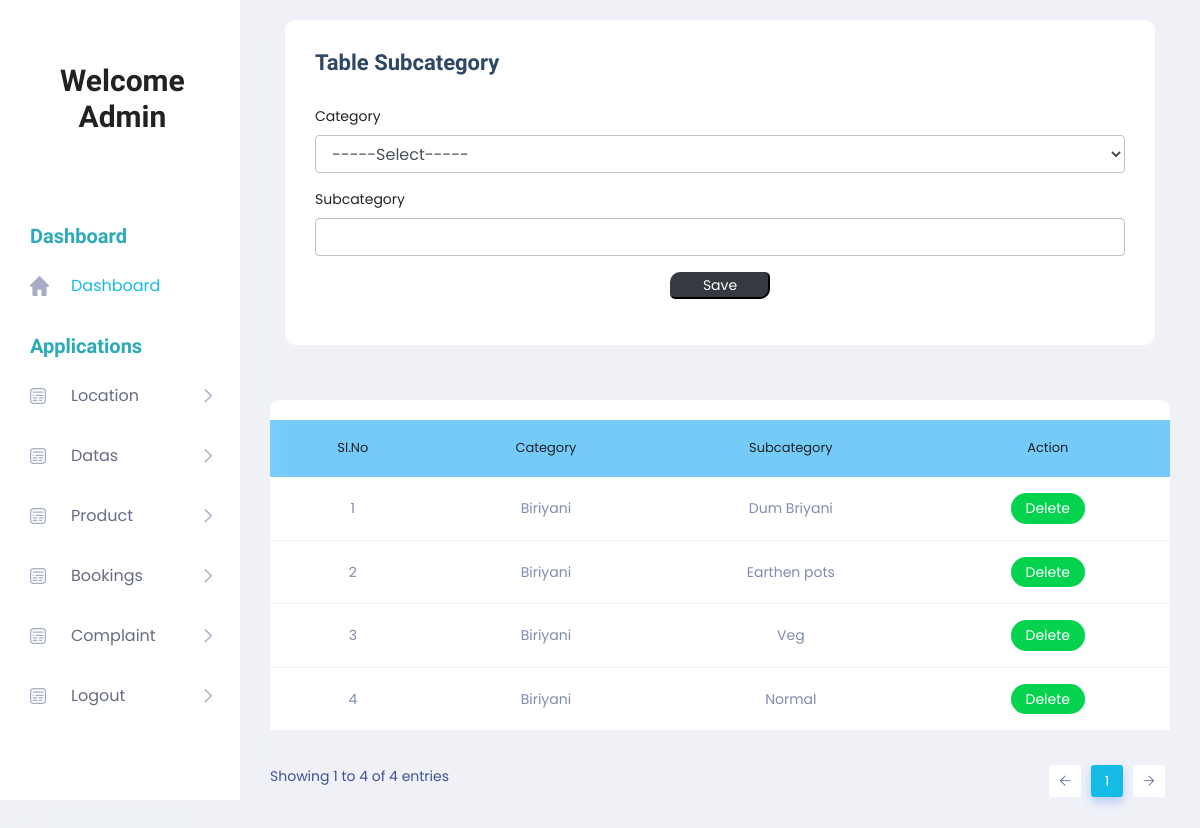
The app's page /Project/Admin/Subcategory.php with its own data.
### tables this page shows
CREATE TABLE `tbl_subcategory` (
  `subcategory_id` int(11) NOT NULL auto_increment,
  `subcategory_name` varchar(100) NOT NULL,
  `category_id` int(11) NOT NULL,
  PRIMARY KEY  (`subcategory_id`)
);

CREATE TABLE `tbl_category` (
  `category_id` int(11) NOT NULL auto_increment,
  `category_name` varchar(100) NOT NULL,
  PRIMARY KEY  (`category_id`)
);

### Project/Admin/Subcategory.php (the view, shortened to what this page needs)
<!DOCTYPE html PUBLIC "-//W3C//DTD XHTML 1.0 Transitional//EN" "http://www.w3.org/TR/xhtml1/DTD/xhtml1-transitional.dtd">
<html xmlns="http://www.w3.org/1999/xhtml">
<head>
</head>
<?php
include('Head.php');
?>
<body>
        <section class="main_content dashboard_part">
            <div class="main_content_iner ">
                <div class="container-fluid p-0">
                    <div class="row justify-content-center">
                        <div class="col-12">
                            <div class="QA_section">
                                <div class="white_box_tittle list_header">
                                    <div class="col-lg-12">
                                        <div class="white_box mb_30">
                                            <div class="box_header ">
                                                <div class="main-title">
                                                    <h3 class="mb-0" >Table Subcategory</h3>
                                                </div>
                                            </div>
                                            <form method="post">
                                                <div class="form-group">
                                                    <label for="txt_category">Category</label>
                                                    <select class="form-control" name="sel_category" id="sel_category">
                                                    <option value="">-----Select-----</option>
                                                    </select>
                                                </div>
                                                <div class="form-group">
                                                    <label for="txt_category">Subcategory</label>
                    <input type="text" name="txt_subcategory" id="txt_subcategory" class="form-control"/>
                                                </div>
                                                <div class="form-group" align="center">
                                                    <input type="submit" class="btn-dark" style="width:100px; border-radius: 10px 5px " name="btn_save" value="Save">
                                                </div>
                                            </form>
                                        </div>
                                    </div>
                                </div>
                                <div class="QA_table mb_30">
                                    <table class="table lms_table_active">
                                        <thead>
                                            <tr style="background-color: #74CBF9">
                                                <td align="center" scope="col">Sl.No</td>
                                                <td align="center" scope="col">Category</td>
                                                <td align="center" scope="col">Subcategory </td>
                                                <td align="center" scope="col">Action</td>
                                            </tr>
                                        </thead>
                                        <tbody>
                                            <?php
                                        $i=0;
                                          $sel = "select * from tbl_subcategory p inner join tbl_category d on d.category_id=p.category_id";
                                          $row = mysql_query($sel);
                                          while($data = mysql_fetch_array($row))
                                          {
                                              $i++;
                                              ?>
                                            <tr>
                                               <td align="center"><?php echo $i;    ?></td>
            <td align="center"><?php echo $data['category_name']; ?></td>
            <td align="center"><?php echo $data['subcategory_name']; ?></td>
            <td align="center">
            <a class="status_btn"  href="subcategory.php?id=<?php echo $data['subcategory_id']; ?>">Delete </a>
         </td>
                                            </tr>
                                            <?php
                                              }
                                            ?>
                                        </tbody>
                                    </table>
                                </div>
                            </div>
                        </div>
                    </div>
                </div>
            </div>
        </section>
        <?php
        include('Foot.php');
        ?>
</body>
</html>

### records on screen
tbl_subcategory: category.category_name "Biriyani", subcategory_name "Dum Briyani"
tbl_subcategory: category.category_name "Biriyani", subcategory_name "Earthen pots"
tbl_subcategory: category.category_name "Biriyani", subcategory_name "Veg"
tbl_subcategory: category.category_name "Biriyani", subcategory_name "Normal"
